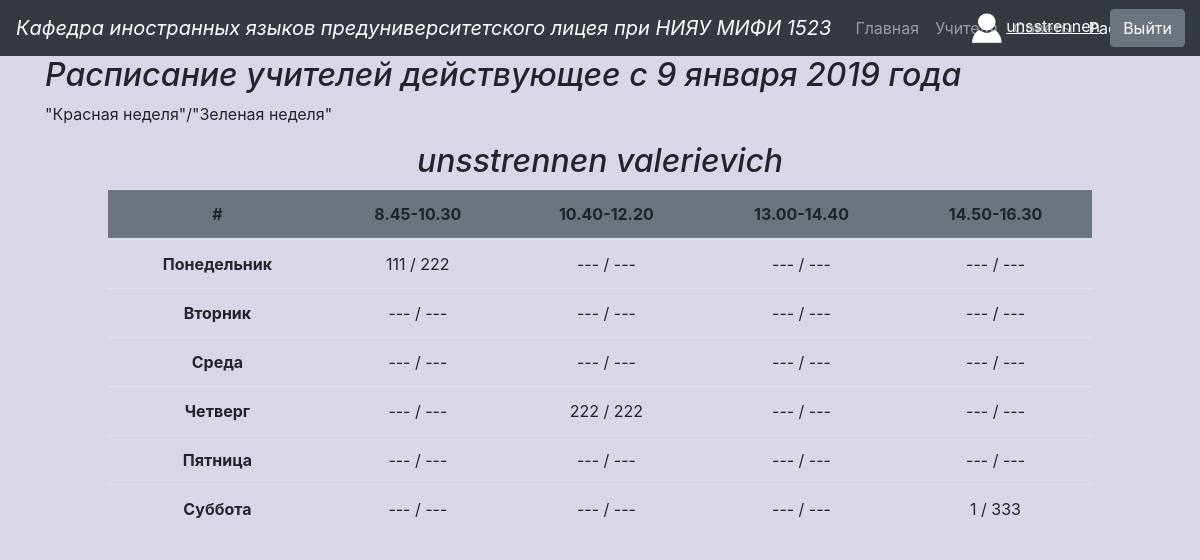
/timetable (signed in), run on the app's committed database.
### main.py (models this page shows, shortened)
class Teacher(db.Model):
    id = db.Column(db.Integer, primary_key=True)
    username = db.Column(db.String(80), unique=True, nullable=False)
    full_name = db.Column(db.String(80), unique=False, nullable=False)
    password = db.Column(db.String(80), unique=False, nullable=False)
    accepted = db.Column(db.Boolean, unique=False)

class Timetable(db.Model):
    id = db.Column(db.Integer, primary_key=True)
    day = db.Column(db.String(30), unique=False, nullable=False)
    number = db.Column(db.Integer, unique=False, nullable=False)
    full_name = db.Column(db.String(80), unique=False, nullable=False)
    red_week = db.Column(db.String(30), unique=False, nullable=False)
    green_week = db.Column(db.String(30), unique=False, nullable=False)
    user_id = db.Column(db.Integer, unique=False, nullable=False)
    def __repr__(self):
        return '<Timetable {}/{} {}(id={}) {}/{}>'.format(
            self.day, self.number, self.full_name, self.user_id, self.red_week, self.green_week)

### main.py (the view)
@app.route('/timetable')
def timetable():
    full_dict = dict()
    for teacher in Teacher.query.all():
        if not teacher.accepted:
            continue
        teacher_dict = dict()
        for day in WEEK_DAYS:
            teacher_dict[day] = dict
        for day in WEEK_DAYS:
            day_dict = dict()
            for number in range(1, 5):
                query = Timetable.query.filter_by(day=day, number=number, user_id=teacher.id).first()
                if query is None:
                    continue
                print(query)
                x = query.red_week
                y = query.green_week
                if not x:
                    x = '---'
                if not y:
                    y = '---'
                day_dict[number] = {'red_week': x, 'green_week': y}
            teacher_dict[day] = day_dict
        full_dict[teacher.full_name] = teacher_dict
    del full_dict['admin adminovich adminov']
    print(full_dict)
    return render_template('timetable.html', session=session, teacher_data=full_dict, week_days=WEEK_DAYS, bool=bool)

### templates/timetable.html (shortened to what this page needs)
<!DOCTYPE html>
<html lang="ru">
<head>
    <link rel="stylesheet" href="{{ url_for('static', filename='css/bootstrap.min.css') }}" >
    <link rel="stylesheet" href="{{ url_for('static', filename='css/TEACHERS.css') }}" >
</head>
<body style='background-color:#d9d6e7;'>
  <nav class="navbar navbar-expand-lg navbar-dark bg-dark">
<a class="navbar-brand" href="#"><em>Кафедра иностранных языков предуниверситетского лицея при НИЯУ МИФИ 1523</em></a>
<div class="collapse navbar-collapse" id="navbarNav">
 <ul class="navbar-nav">
   <li class="nav-item">
     <a class="nav-link" href="/index">Главная</a>
   </li>
   <li class="nav-item">
     <a class="nav-link" href="/teachers">Учителя <span class="sr-only">(current)</span></a>
   </li>
   <li class="nav-item">
     <a class="nav-link" href="/advices">Советы</a>
   </li>
   <li class="nav-item active">
     <a class="nav-link" href="/timetable">Расписание</a>
   </li>
 </ul>
    {% if session['username'] %}
    <div style="position: absolute; right: 100px;">
  <img src="{{ url_for('static', filename='images/user.png') }}" width="30" height="30">
    <a href="profile" style="color: white; text-decoration: underline; display: inline;">
        {{ session['username'] }}</a>
    </div>
        <a class="btn btn-secondary" href="logout" role="button" style="position: absolute; right: 15px; display: inline;">Выйти</a>
    {% else %}
  <a class="btn btn-secondary" href="login" role="button"style="position: absolute; right: 15px; display: inline;">Войти</a>
    {% endif %}
</div>
</nav>
<div class="container">
  <h2><em>Расписание учителей действующее с 9 января 2019 года</em></h2>
  <p> "Красная неделя"/"Зеленая неделя"</p>
</div>
  {% for full_name in teacher_data.keys() %}
    <div class="text-center">
    <h2 class='my'><em>{{full_name}}</em></h2>
  </div>
  <div class="row">
    <table class="table" style="width: 80%; text-align: center; margin: auto;">
  <thead class="bg-secondary">
    <tr>
      <th scope="col">#</th>
      <th scope="col">8.45-10.30</th>
      <th scope="col">10.40-12.20</th>
      <th scope="col">13.00-14.40</th>
      <th scope="col">14.50-16.30</th>
    </tr>
  </thead>
        {% for day in week_days %}
    <tr>
      <th scope="row">{{ day }}</th>
        {% for number in range(1, 5) %}
        <td>
            {{ teacher_data[full_name][day][number]['red_week'] }}
            /
            {{ teacher_data[full_name][day][number]['green_week'] }}
        {% endfor %}
    </tr>
        {% endfor %}
    </table>
  </div>
  {% endfor %}
</body>
</html>

### static/css/TEACHERS.css (style rules this page uses)
.my { text-align: center; !important; }

### data on the page
Teacher: username "unsstrennen", full_name "unsstrennen valerievich", week_days "Понедельник" "Вторник" "Среда" "Четверг" "Пятница" "Суббота", full_name.red_week "111" "---" "---" "---" "---" "---" "---" "---" "---" "---" "---" "---" "---" "222" "---" "---" "---" "---" "---" "---" "---" "---" "---" "1", full_name.green_week "222" "---" "---" "---" "---" "---" "---" "---" "---" "---" "---" "---" "---" "222" "---" "---" "---" "---" "---" "---" "---" "---" "---" "333"
